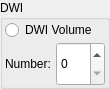
<?xml version="1.0" encoding="UTF-8"?>
<ui version="4.0">
 <class>QToolDiffusion</class>
 <widget class="QWidget" name="QToolDiffusion">
  <property name="geometry">
   <rect>
    <x>0</x>
    <y>0</y>
    <width>110</width>
    <height>89</height>
   </rect>
  </property>
  <property name="windowTitle">
   <string>Form</string>
  </property>
  <property name="toolTip">
   <string>&lt;html&gt;&lt;head/&gt;&lt;body&gt;&lt;p&gt;Render diffusion-weighted raw data.&lt;/p&gt;&lt;/body&gt;&lt;/html&gt;</string>
  </property>
  <layout class="QHBoxLayout" name="horizontalLayout">
   <property name="leftMargin">
    <number>0</number>
   </property>
   <property name="topMargin">
    <number>0</number>
   </property>
   <property name="rightMargin">
    <number>0</number>
   </property>
   <property name="bottomMargin">
    <number>0</number>
   </property>
   <item>
    <widget class="QGroupBox" name="groupBoxDWI">
     <property name="minimumSize">
      <size>
       <width>70</width>
       <height>0</height>
      </size>
     </property>
     <property name="maximumSize">
      <size>
       <width>140</width>
       <height>16777215</height>
      </size>
     </property>
     <property name="toolTip">
      <string>&lt;html&gt;&lt;head/&gt;&lt;body&gt;&lt;p&gt;Diffusion-Weighted Imaging.&lt;/p&gt;&lt;/body&gt;&lt;/html&gt;</string>
     </property>
     <property name="title">
      <string>DWI</string>
     </property>
     <layout class="QVBoxLayout" name="verticalLayout_4">
      <property name="leftMargin">
       <number>2</number>
      </property>
      <property name="topMargin">
       <number>0</number>
      </property>
      <property name="rightMargin">
       <number>2</number>
      </property>
      <property name="bottomMargin">
       <number>0</number>
      </property>
      <item>
       <layout class="QVBoxLayout" name="verticalLayout_2">
        <property name="spacing">
         <number>2</number>
        </property>
        <property name="sizeConstraint">
         <enum>QLayout::SetDefaultConstraint</enum>
        </property>
        <item alignment="Qt::AlignLeft">
         <widget class="QRadioButton" name="m_radioButtonDWI">
          <property name="minimumSize">
           <size>
            <width>100</width>
            <height>0</height>
           </size>
          </property>
          <property name="toolTip">
           <string>&lt;html&gt;&lt;head/&gt;&lt;body&gt;&lt;p&gt;Activate DWI raw data rendering.&lt;/p&gt;&lt;/body&gt;&lt;/html&gt;</string>
          </property>
          <property name="text">
           <string>DWI Volume</string>
          </property>
          <property name="autoExclusive">
           <bool>false</bool>
          </property>
         </widget>
        </item>
        <item>
         <layout class="QHBoxLayout" name="horizontalLayout_7">
          <item>
           <widget class="QLabel" name="label_4">
            <property name="toolTip">
             <string>&lt;html&gt;&lt;head/&gt;&lt;body&gt;&lt;p&gt;Set diffusion gradient direction index.&lt;/p&gt;&lt;/body&gt;&lt;/html&gt;</string>
            </property>
            <property name="text">
             <string>Number:</string>
            </property>
           </widget>
          </item>
          <item>
           <widget class="QSpinBox" name="m_spinBoxVolumeNumber">
            <property name="sizePolicy">
             <sizepolicy hsizetype="Preferred" vsizetype="Preferred">
              <horstretch>0</horstretch>
              <verstretch>0</verstretch>
             </sizepolicy>
            </property>
            <property name="minimumSize">
             <size>
              <width>40</width>
              <height>0</height>
             </size>
            </property>
            <property name="maximumSize">
             <size>
              <width>16777215</width>
              <height>16777215</height>
             </size>
            </property>
            <property name="toolTip">
             <string>&lt;html&gt;&lt;head/&gt;&lt;body&gt;&lt;p&gt;Index of gradient direction. &lt;/p&gt;&lt;/body&gt;&lt;/html&gt;</string>
            </property>
           </widget>
          </item>
         </layout>
        </item>
       </layout>
      </item>
     </layout>
    </widget>
   </item>
  </layout>
 </widget>
 <resources/>
 <connections/>
</ui>
